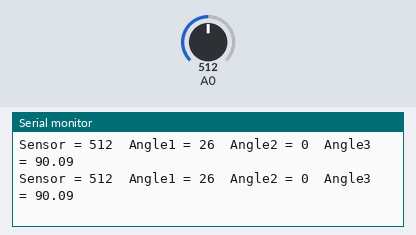
The sketch below on a simulated Arduino Uno, built with avr-gcc and run on an emulated ATmega328P. On the bench: the last lines printed to the serial monitor. Inputs (shaded band) come from the test bench; at power-on: A0 = 512.

Above: at 1.2 s.
1.3 s: A0 set to 435
At 1.69 s:
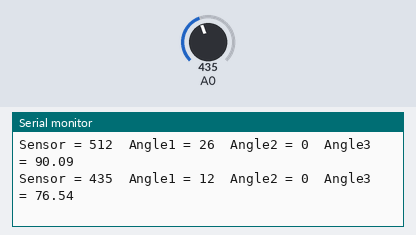
4.3 s: A0 set to 408
At 4.45 s:
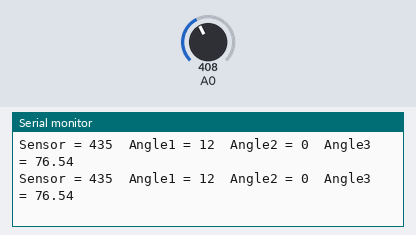
7.3 s: A0 set to 61
At 7.47 s:
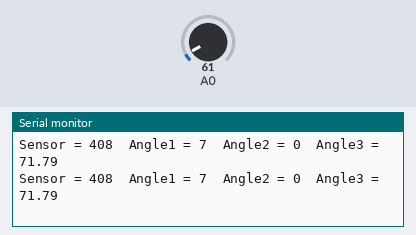
8.8 s: A0 set to 53
At 8.97 s:
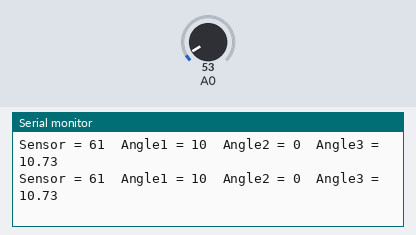
Timing chart, 0 to 11.3 s (numbered marks = the images above; inputs shaded):
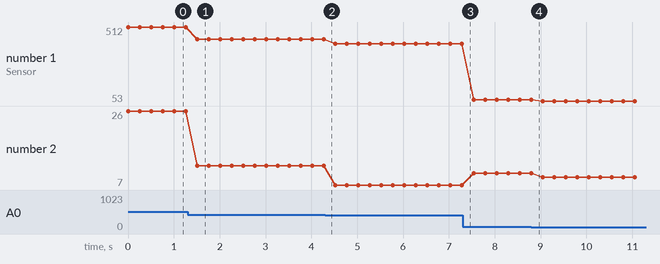

Measured:
- after the input at 1.3 s, the serial monitor: prints a new line after 0.21 s (image 1)
- plotted number 1: 512 → 435 after the input at 1.3 s, 435 → 408 after the input at 4.3 s, 408 → 61 after the input at 7.3 s, 61 → 53 after the input at 8.8 s
- plotted number 2: 26 → 12 after the input at 1.3 s, 12 → 7 after the input at 4.3 s, 7 → 10 after the input at 7.3 s, 10 → 9 after the input at 8.8 s

The sketch:

potIntWork.ino
```cpp
//Example code showing the effects of variable type on output
//Daniel Godrick
//Written: 9/14/2016

//In the setup, 14 is another way to call pin A0

//The circuit is the potentiomenter
//5V one side pin, ground the pin on the other side,
//A0 pin connected to middle

//Start up the board with the Serial monitor
//Pin to 14 is another way to call pin A0

void setup() {
  pinMode(14,INPUT);
  Serial.begin(9600);
}

void loop() {
//First read the pin A0 (also pin 14)
  int potRead = analogRead(14);
//Display the raw reading to the user
  Serial.print("Sensor = ");
  Serial.print(potRead);
  Serial.print("\t");

//Next try math with integers, multiplying by 180 first
  int angle1 = potRead*180/1023;
  Serial.print("Angle1 = ");
  Serial.print(angle1);
  Serial.print("\t");
//What happens? What happens is the biggest number an integer can
//be in Arduino is 32767, since your reading *180 is often bigger
//than this, the numbers "wrap", or become negative.

//Now Try dividing first
  int angle2 = potRead/1023*180;
  Serial.print("Angle2 = ");
  Serial.print(angle2);
  Serial.print("\t");

//What happens now? The reading/1023 is less than one for almos
//all numbers. The numbers get trucated to 0, unless the readis is
//1023, then the angle is set to 180

//Try this:
  double potA = (double)potRead;
  double angle3 = potA/1023*180;
  Serial.print("Angle3 = ");
  Serial.print(angle3);
  Serial.print("\n");

// Now you should see results that "make sense". You are using
// a variable type that has enough memory to do the math
// that you would like to do. But at a cost (memory)!

//delay at the end to slow things down a bit!
  delay(250);

}
```
